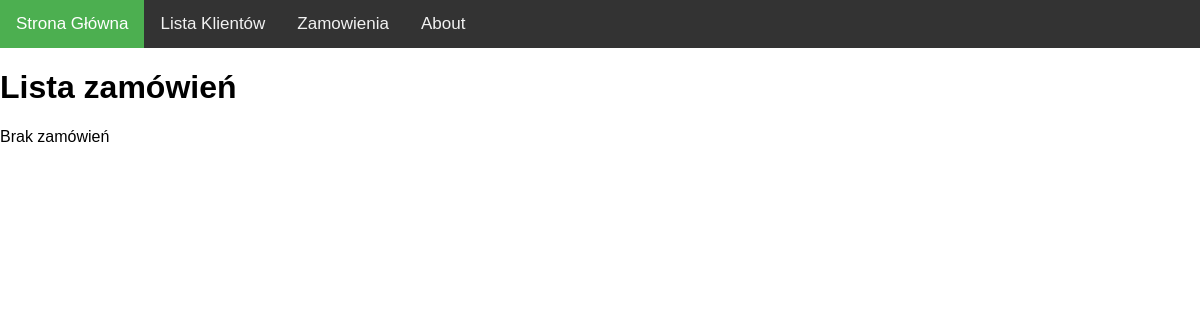
The page /orders on the database as committed earlier.
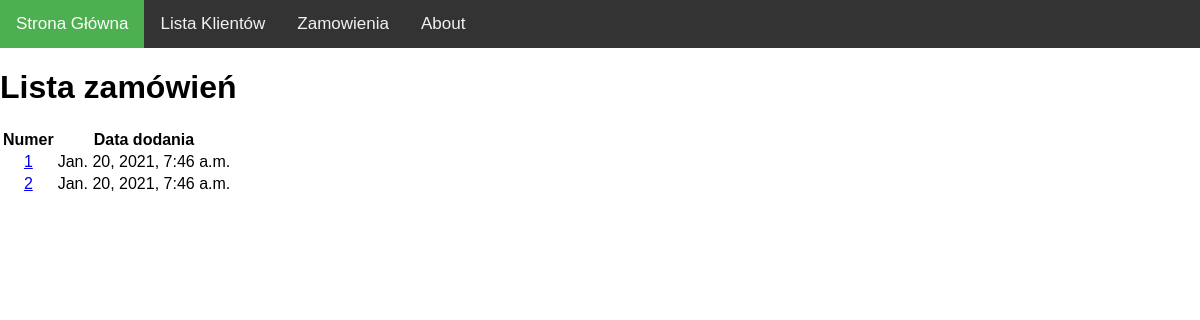
The same page on the database as committed later.
### zamowienia/models.py (models this page shows, shortened)
class OrderId(models.Model):
    OrderId = models.IntegerField(default=0)
    Order_Data = models.DateTimeField('Create Date')

### zamowienia/views.py (the view)
# urls.py: path('orders', views.orders, name='orders'),
def orders(request):
    ordernumbers = OrderId.objects.order_by('OrderId')[:5]
    context = {'orders': ordernumbers}
    return render(request, 'zamowienia/orders.html', context)

### zamowienia/templates/zamowienia/orders.html
{% extends 'zamowienia/base.html' %}
{% block content %}
<h1>Lista zamówień</h1>
{% if orders %}
<table>
    <thead>
    <th>Numer</th>
    <th>Data dodania</th>
    </thead>
    <tbody>
{% for OrderId in orders %}
    <tr>
    <td><a href="{% url 'detail' OrderId.OrderId %}"> {{ OrderId.OrderId}} </a></td>
    <td><a>{{ OrderId.Order_Data }}</a></td>
    </tr>
{% endfor %}
    </tbody>
</table>
{% else %}
    <p>Brak zamówień</p>
{% endif %}
{% endblock %}

Rows that differ between the two databases and show on the page:
added OrderId: OrderId "1", Order_Data "Jan. 20, 2021, 7:46 a.m."
added OrderId: OrderId "2", Order_Data "Jan. 20, 2021, 7:46 a.m."
Other text that changed with them:
text no longer shown: "Brak zamówień"
text now shown: "Numer Data dodania"
